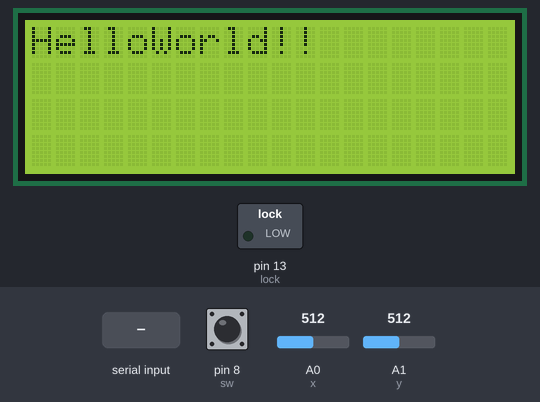
Simulated run of this sketch. Board: Arduino Uno, built with avr-gcc and run on an emulated ATmega328P. Shown: 20×4 character LCD, switched loads named in the sketch (green lamp = pin HIGH). The inputs (shaded band) are chosen by the test bench; at power-on: pin 8 (sw) HIGH, A1 (y) = 512, A0 (x) = 512. What the sketch prints to the serial monitor is not drawn.

Above: at 1.2 s.
1.3 s: "1" received over the second serial link
At 2.6 s:
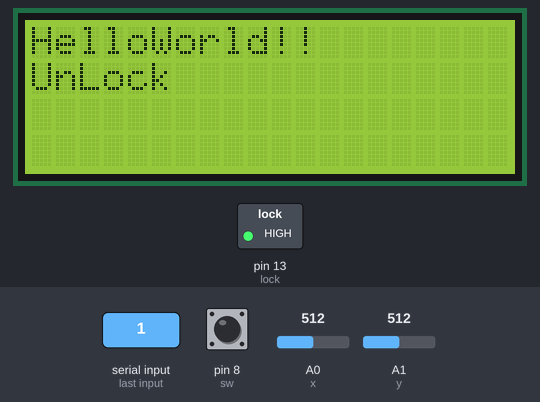
2.9 s: pin 8 (sw) pulled LOW for 1 s
At 4.3 s:
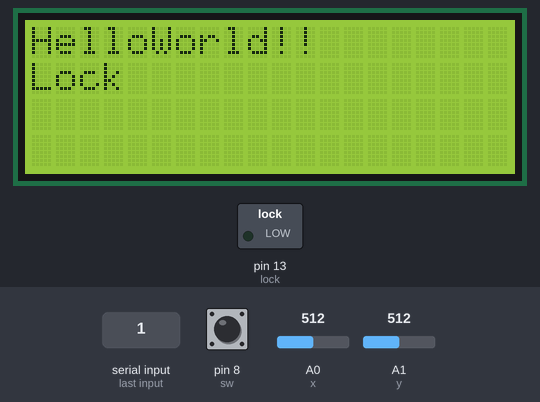
5.4 s: A1 (y) set to 886
6.9 s: A1 (y) set to 916
At 8.1 s:
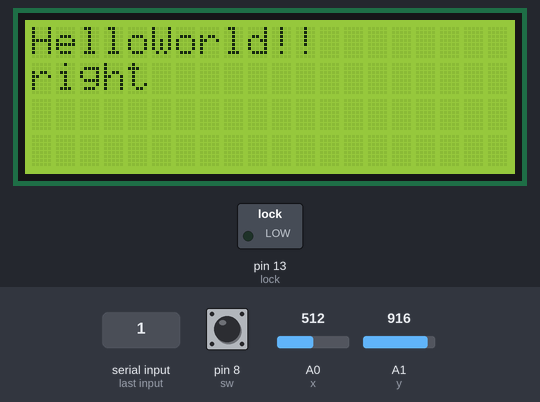
8.4 s: A1 (y) set to 55
9.9 s: A1 (y) set to 45
At 10.8 s:
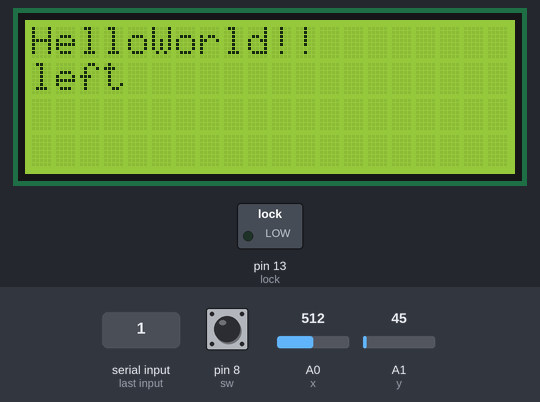
Timing chart, 0 to 12.4 s (numbered marks = the images above; inputs shaded):
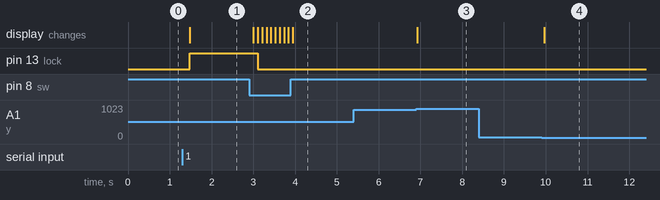

The sketch:

iot_box.ino
```cpp
#include <SoftwareSerial.h>
#include <LiquidCrystal.h>
//#include <Keypad.h>

String input="";
//int secretCode[]={1,2,3,4};
String secretCode="1234";
int position=0;
int wrong=0;
int key=0;
LiquidCrystal lcd(12, 11, 5, 4, 3, 2);

const int lock = 13;
int buttonState = 0;

const int Rx = 7;
const int Tx = 6;
SoftwareSerial bluetooth(Tx,Rx);

const int x = A0;
const int y = A1;
const int sw =8;

void setLocked(int locked);
void lcdclear();

void setup() {
  // put your setup code here, to run once:
  lcd.begin(20, 4);
  lcd.print("HelloWorld!!");
  Serial.begin(9600);
  bluetooth.begin(9600);
  pinMode(lock,OUTPUT);
  pinMode(x,INPUT);
  pinMode(y,INPUT);
  pinMode(sw,INPUT_PULLUP);
  wrong=0;
  position=0;
  input="";
}

void loop() {
  // put your main code here, to run repeatedly:
  lcd.setCursor(0,0);
  //lcd.print("START");
  String str;
  int pax = analogRead(x);
  int pay = analogRead(y);
  buttonState = digitalRead(sw);

  str="x : " + String (pax) + ", y : " + String (pay) + " sw : " + String(buttonState);
  Serial.println(str);

  if (bluetooth.available() > 0) {
    char num = bluetooth.read();
     //Serial.write(num);
    if(num == '1'){
      setLocked(false);
    }
    else if(num == '0'){
      setLocked(true);
    }
    else if(num == '2') {
      while(1){
      char a = char(bluetooth.read());
      if((a>='1') && (a<='4')) input +=a;
      else if(a=='a') break;
      }
      secretCode=input;
      input="";
      Serial.println(secretCode);
    }
  }
  if((pax>500)&&(pay<50)) {
    key=1;
    lcdclear();
    lcd.setCursor(0,1);
    lcd.print("left");
    Serial.println("left");
    delay(300);
  }
  if((pax>500)&&(pay>900)) {
    key=2;
    lcdclear();
    lcd.setCursor(0,1);
    lcd.print("right");
    Serial.println("right");
    delay(300);
  }
  if((pax>900)&&(pay<500)) {
    key=3;
    lcdclear();
    lcd.setCursor(0,1);
    lcd.print("up");
    Serial.println("up");
    delay(300);
  }
  if((pax<50)&&(pay<500)) {
    key=4;
    lcdclear();
    lcd.setCursor(0,1);
    lcd.print("down");
    Serial.println("down");
    delay(300);
  }
  if(buttonState==0) {
    key=5;
    lcdclear();
    lcd.setCursor(0,1);
  }
  if((key>=1) && (key<=5)) {
    if(key==5) {
      position=0;
      wrong=0;
      setLocked(true);
      Serial.println("lock");
    }

    if(char(key+'0')==secretCode[position]){
      position++;
      wrong=0;
      Serial.println("ok");
    }
    if(position==4){
      wrong=0;
      setLocked(false);
      Serial.println("unlock");
    }
  }
  delay(100);
}

void setLocked(int locked) {
  delay(100);
  lcdclear();
  lcd.setCursor(0,1);
  if(locked) {
    digitalWrite(lock,0);
     lcd.print("Lock");
  }
  else {
    digitalWrite(lock,1);
     lcd.print("UnLock");
  }
}
void lcdclear() {
  lcd.clear();
  lcd.print("HelloWorld!!");
}
```

Measured:
- the behaviour switches between 900 and 901 on A1 (y) (found by bisection; images 2 and 3)
- the behaviour switches between 50 and 49 on A1 (y) (found by bisection; images 3 and 4)
- after the input at 1.3 s, pin 13 (lock): LOW → HIGH after 0.18 s; the display: changes after 0.18 s (image 1)
- after the input at 2.9 s, pin 13 (lock): HIGH → LOW after 0.21 s; the display: first changes after 0.10 s (image 2 shows a later state)
- after the input at 5.4 s, every drawn part: stays the same
- after the input at 6.9 s, the display: changes at once (image 3)
- after the input at 8.4 s, every drawn part: stays the same
- after the input at 9.9 s, the display: changes after 0.07 s (image 4)
